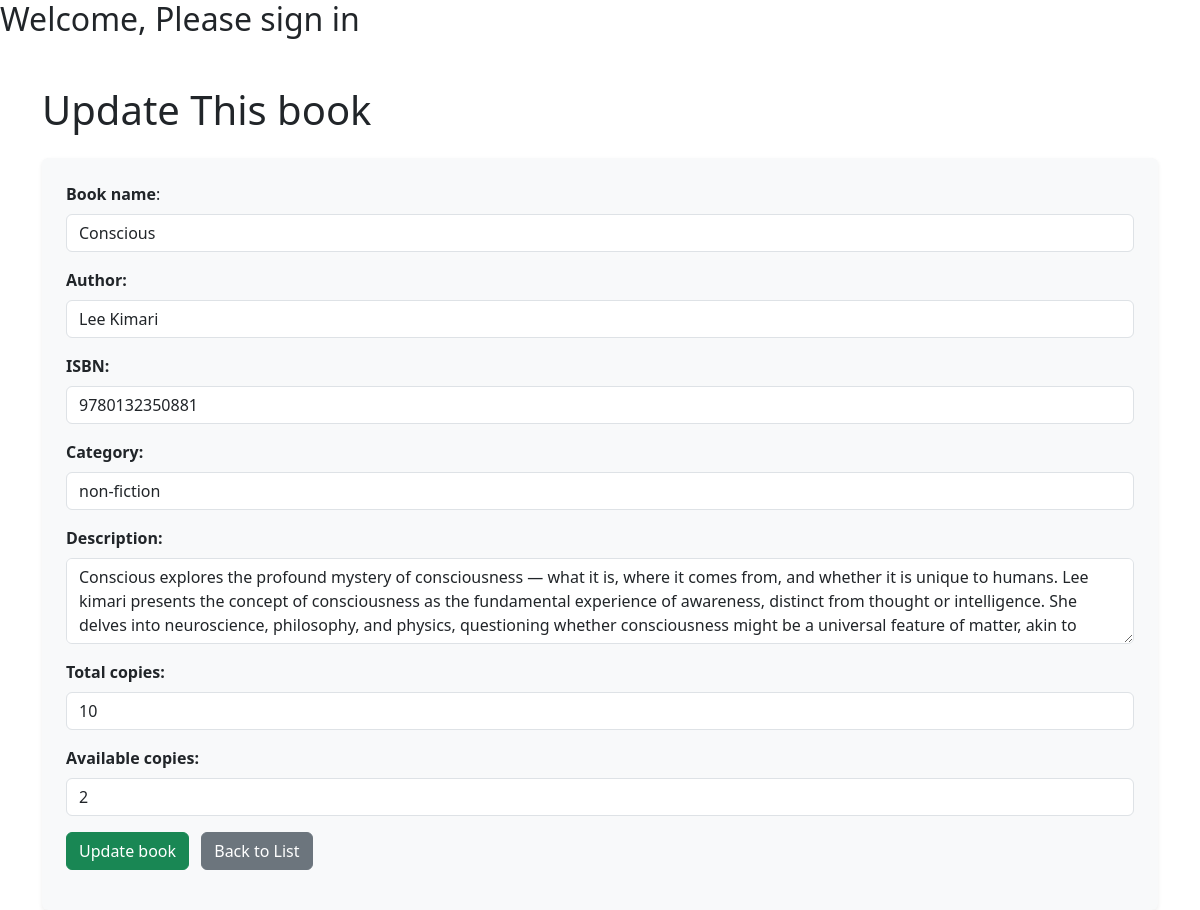
Before: /library/book_update/3/ with the older database file.
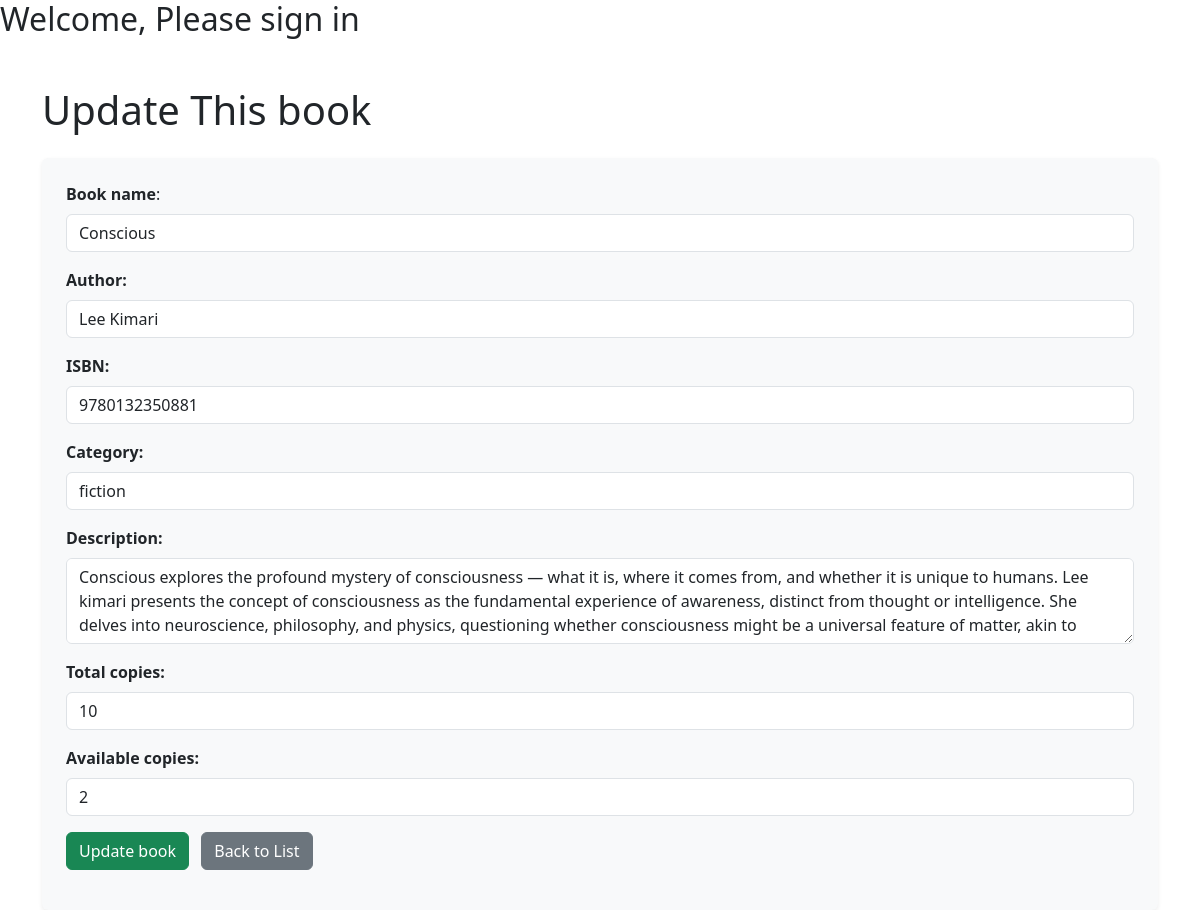
After: the same page with the newer database file.
### library_app/models.py (models this page shows, shortened)
class Book(models.Model):
    title = models.CharField(max_length=255)
    author = models.CharField(max_length=255)
    isbn = models.CharField(max_length=13, unique=True)
    category = models.CharField(max_length=100)
    description = models.TextField(blank=True)  # NEW field
    total_copies = models.PositiveIntegerField()
    available_copies = models.PositiveIntegerField()

### library_app/views.py (the view)
# urls.py: path('book_update/<int:id>/', book_update, name='book_update'),
def book_update(request, id):
    book = get_object_or_404(Book, id=id)
    if request.method == 'POST':
        form = BookForm(request.POST, instance=book)
        if form.is_valid():
            form.save()
            return redirect('book_list')
    else:
        form = BookForm(instance=book)
    title = "Update Book"
    return render(request, 'library_app/book_update.html', {'form': form, 'title': title})

### library_app/forms.py
class BookForm(forms.ModelForm):
    class Meta:
        model= Book
        fields = ['title', 'author', 'isbn', 'category', 'description', 'total_copies', 'available_copies']
        widgets = {
            'title': forms.TextInput(attrs={'class': 'form-control', 'placeholder': 'Enter book title'}),
            'author': forms.TextInput(attrs={'class': 'form-control', 'placeholder': 'Enter author name'}),
            'isbn': forms.TextInput(attrs={'class': 'form-control', 'placeholder': 'Enter ISBN number'}),
            'category': forms.TextInput(attrs={'class': 'form-control', 'placeholder': 'Enter book category'}),
            'description': forms.Textarea(attrs={'class': 'form-control', 'rows': 3}),
            'total_copies': forms.NumberInput(attrs={'class': 'form-control', 'placeholder': 'Enter total copies'}),
            'available_copies': forms.NumberInput(attrs={'class': 'form-control', 'placeholder': 'Enter available copies'}),
        }

### library_app/templates/library_app/book_update.html (shortened to what this page needs)
{% extends 'base.html' %} {% block content%}
<div class="container mt-5">
  <h1 class="mb-4">Update This book</h1>
  <div
    class="mt-4 bg-light p-4 rounded shadow-sm"
    style="background-color: grey"
  >
    <form method="POST" class="mb-3">
      <div class="mb-3">
        <label for="id_title" class="form-label"
          ><strong>Book name</strong>:</label
        >
        {{ form.title }}
      </div>
      <div class="mb-3">
        <label for="id_author" class="form-label"
          ><strong>Author:</strong></label
        >
        {{ form.author }}
      </div>
      <div class="mb-3">
        <label for="id_title" class="form-label"><strong>ISBN:</strong></label>
        {{ form.isbn }}
      </div>
      <div class="mb-3">
        <label for="id_author" class="form-label"
          ><strong>Category:</strong></label
        >
        {{ form.category }}
      </div>
      <div class="mb-3">
        <label for="id_title" class="form-label"
          ><strong>Description:</strong></label
        >
        {{ form.description }}
      </div>
      <div class="mb-3">
        <label for="id_author" class="form-label"
          ><strong>Total copies:</strong></label
        >
        {{ form.total_copies }}
      </div>
      <div class="mb-3">
        <label for="id_title" class="form-label"
          ><strong>Available copies:</strong></label
        >
        {{ form.available_copies }}
      </div>
      <button type="submit" class="btn btn-success">Update book</button>
      <a href="{% url 'book_list' %}" class="btn btn-secondary ms-2"
        >Back to List</a
      >
    </form>
  </div>
</div>
{% endblock content %}

Changed rows visible on the page:
changed Book "Conscious": category "non-fiction" → "fiction"
